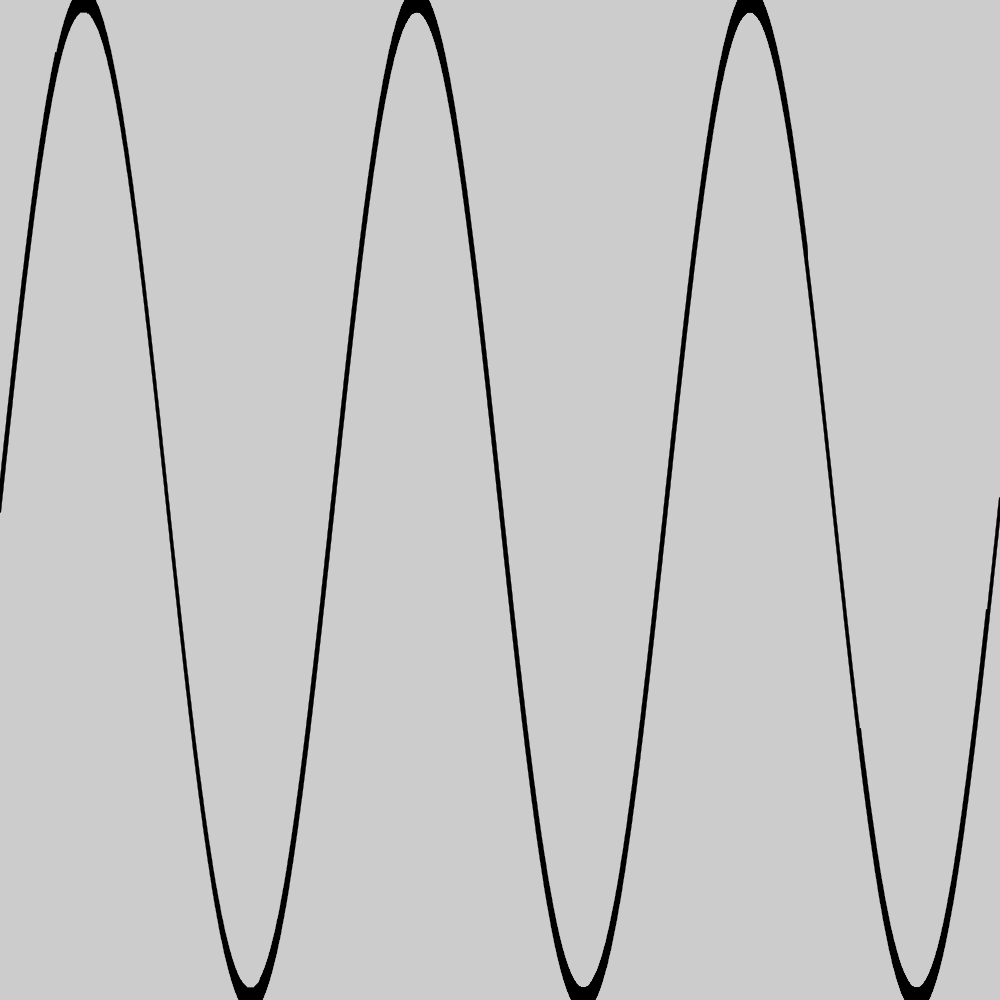
Frame 1 (no input)
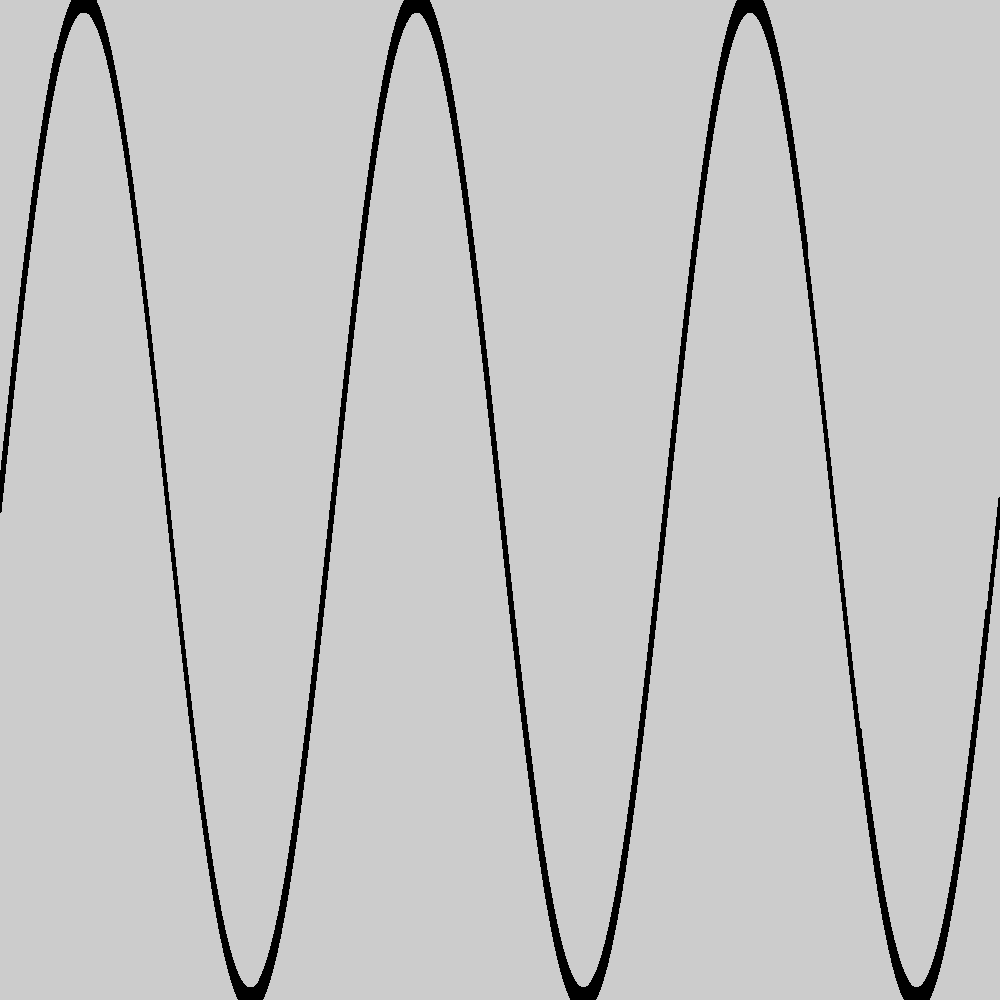
Frame 60 (the mouse pressed at the canvas centre just before this capture)
Frame 120 (the mouse held since frame 60 and released just before this capture): identical to frame 60, image omitted

The Processing sketch that drew these frames (run headless with seeded random() and noise(); from frame 60 on, the mouse is pressed at the canvas centre):

// Processing sketch: scaling_sine
// ── scaling_sine.pde
void setup() {
  size(1000,1000);
}

void draw() {
  translate(0, height/2);
  strokeWeight(0.05);
  final float XMAX = 6*PI;
  final float dx = XMAX/width;
  scale(width/XMAX,-height/2);
  for (float x = 0; x < XMAX; x += dx) {
    float y = sin(x);
    point(x,y);
  }
}
